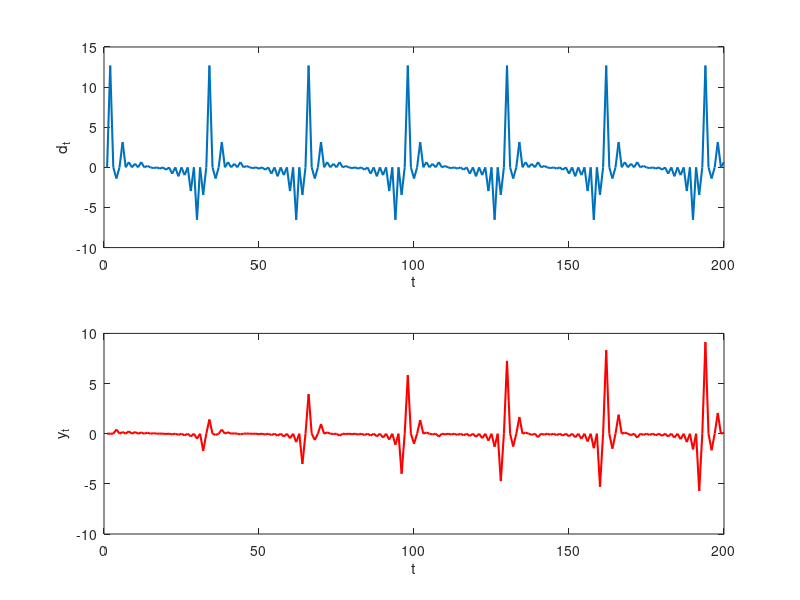
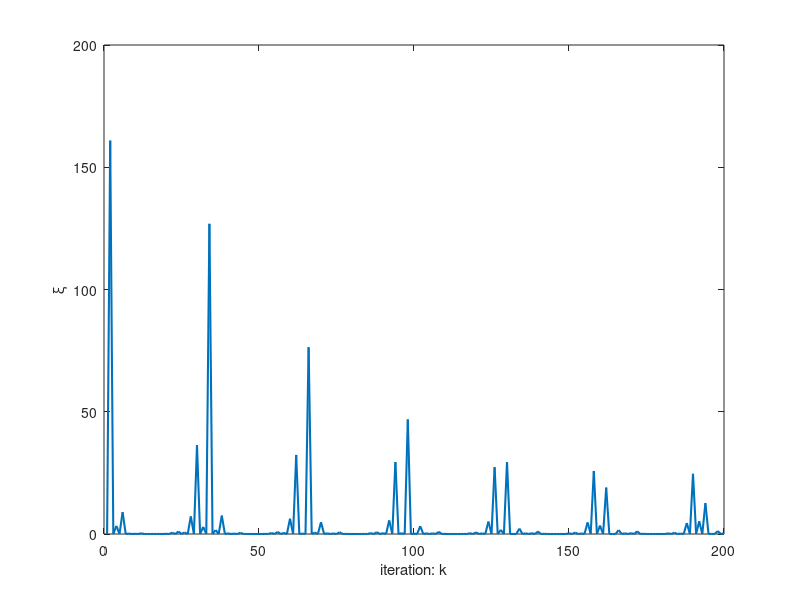
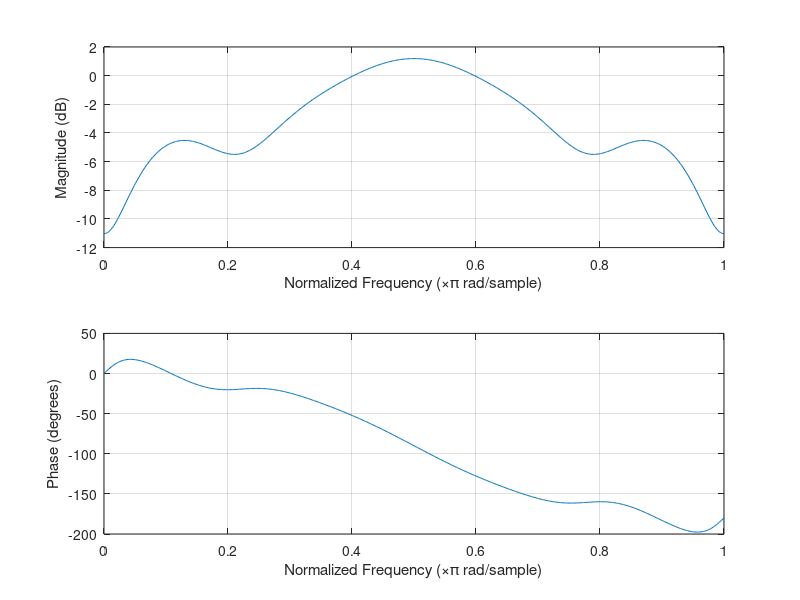

Reproduce these figures in MATLAB, in order.
clc
clear
close all
%% exercise 9.23
mu = 0.0005;
fl = 0:15;
fl = fl/32;
w = 2*pi*fl;
theta = [];
for i=1:16
    if w(i)<=pi/3
        theta = [theta, 0];
    end
    if w(i)>=2*pi/3
        theta = [theta, -pi];
    end
    if w(i)>pi/3 && w(i)<2*pi/3
        theta = [theta, -3*w(i)+pi];
    end
end
dk = []; 
xk = zeros(11,1);
T = 1:200;
for t = T
    xk = [xk;sum(sin(w*t))];
    dk = [dk;sum(sin(w*t+theta))];
end
% plot(K,xk(12:end));
% figure;
subplot(2,1,1);
plot(T,dk, 'LineWidth', 1.5);
xlabel('t'); ylabel('d_t');
hold on;
itr = 200;
wk = zeros(12,1);
Xi = [];
yk = [];
for t = T
    yk = [yk; wk' * xk(11+t:-1:t)];
    eps = dk(t) - yk(end);
    Xi = [Xi, eps^2];
    wk = wk + 2*mu*eps * xk(11+t:-1:t);
end
subplot(2,1,2);
plot(T, yk,'r', 'LineWidth', 1.5);
xlabel('t'); ylabel('y_t');
figure;
plot(T, Xi, 'LineWidth', 1.5);
xlabel('iteration: k'); ylabel('\xi');
% figure;
% opts = bodeoptions;
% opts.FreqScale = 'linear';
% opts.grid = 'on';
% opts.Xlim = [0,pi];
% h = bodeplot( tf(wk',[1,zeros(1,11)]) ,opts);

figure;
freqz(wk',[1,zeros(1,11)]);
% figure;
% plot(w/pi,20*log10(abs(h)));



    